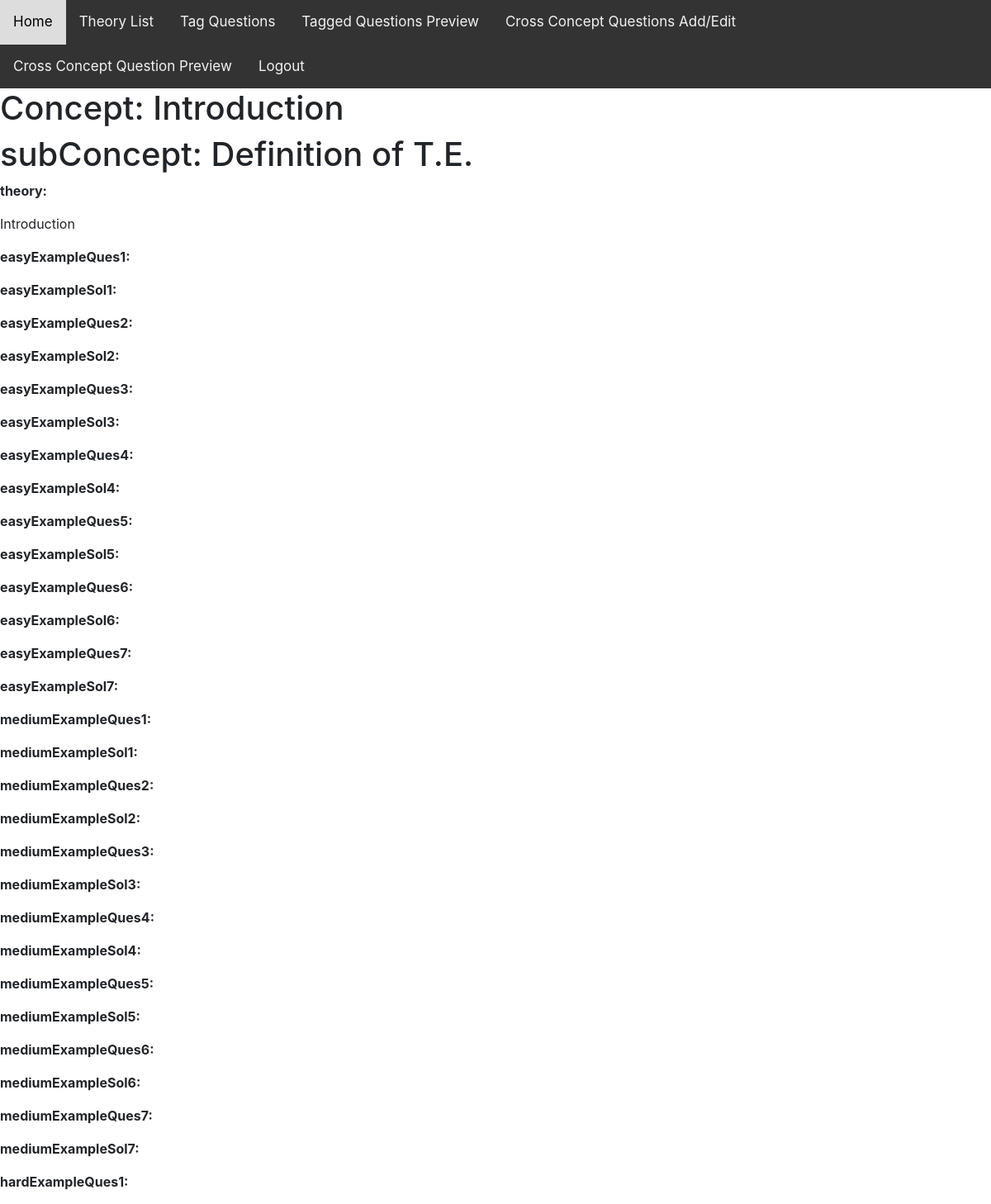
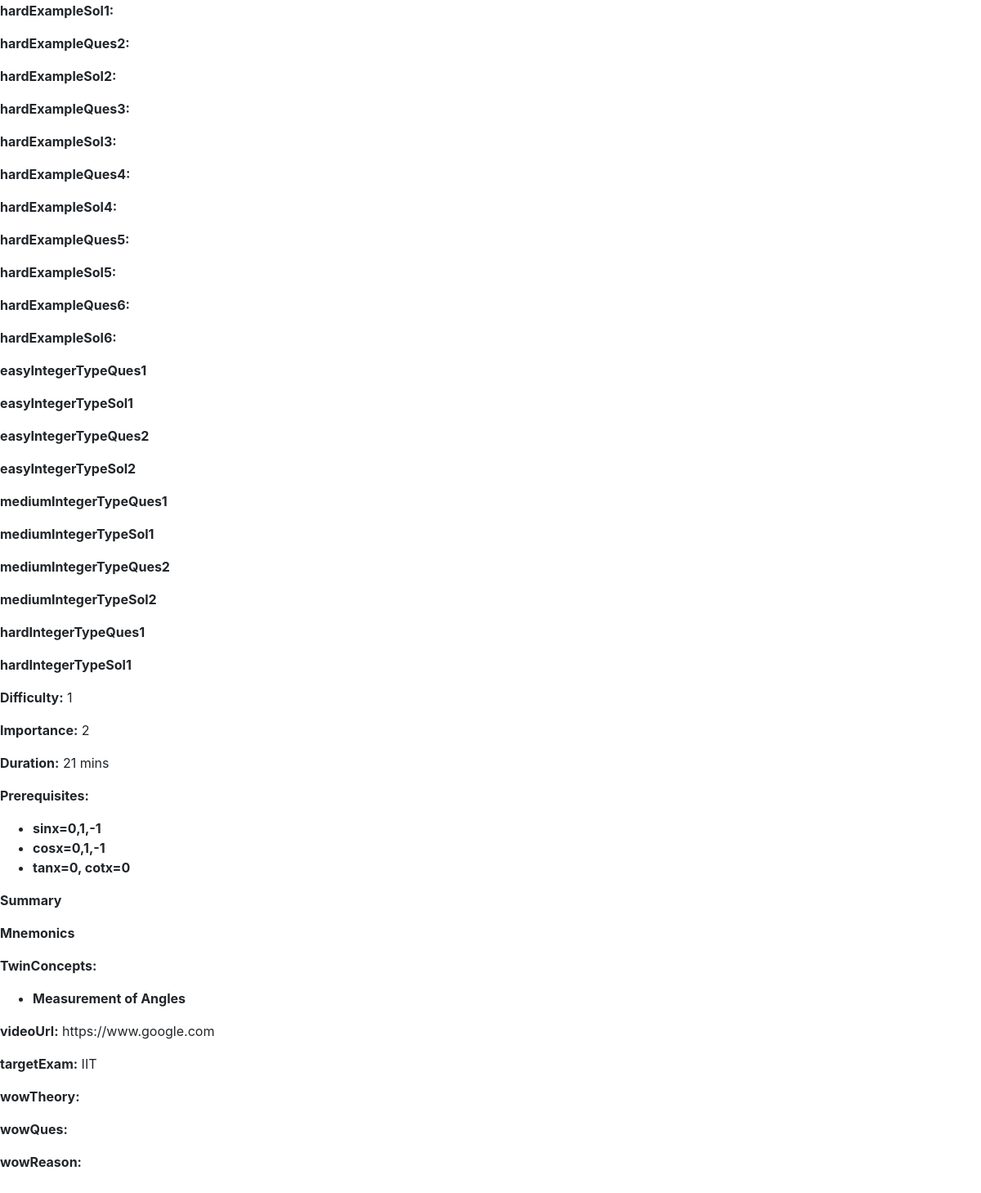
The page /theory/show/1 (signed in) on the database its author committed (2 pictures, top to bottom).
### theoryTag/models.py (models this page shows, shortened)
class Theory(models.Model):
    userId=models.IntegerField(blank=True,null=True)
    subConcept=models.ForeignKey(SubConcept,related_name="Theory",on_delete=models.CASCADE)
    theory = RichTextUploadingField(null=True, blank=True)
    easyExampleQues1=RichTextUploadingField(null=True, blank=True)
    easyExampleSol1=RichTextUploadingField(null=True, blank=True)
    easyExampleQues2=RichTextUploadingField(null=True, blank=True)
    easyExampleSol2=RichTextUploadingField(null=True, blank=True)
    easyExampleQues3=RichTextUploadingField(null=True, blank=True)
    easyExampleSol3=RichTextUploadingField(null=True, blank=True)
    easyExampleQues4=RichTextUploadingField(null=True, blank=True)
    easyExampleSol4=RichTextUploadingField(null=True, blank=True)
    easyExampleQues5=RichTextUploadingField(null=True, blank=True)
    easyExampleSol5=RichTextUploadingField(null=True, blank=True)
    easyExampleQues6=RichTextUploadingField(null=True, blank=True)
    easyExampleSol6=RichTextUploadingField(null=True, blank=True)
    easyExampleQues7=RichTextUploadingField(null=True, blank=True)
    easyExampleSol7=RichTextUploadingField(null=True, blank=True)
    mediumExampleQues1=RichTextUploadingField(null=True, blank=True)
    mediumExampleSol1=RichTextUploadingField(null=True, blank=True)
    mediumExampleQues2=RichTextUploadingField(null=True, blank=True)
    mediumExampleSol2=RichTextUploadingField(null=True, blank=True)
    mediumExampleQues3=RichTextUploadingField(null=True, blank=True)
    mediumExampleSol3=RichTextUploadingField(null=True, blank=True)
    mediumExampleQues4=RichTextUploadingField(null=True, blank=True)
    mediumExampleSol4=RichTextUploadingField(null=True, blank=True)
    mediumExampleQues5=RichTextUploadingField(null=True, blank=True)
    mediumExampleSol5=RichTextUploadingField(null=True, blank=True)
    mediumExampleQues6=RichTextUploadingField(null=True, blank=True)
    mediumExampleSol6=RichTextUploadingField(null=True, blank=True)
    mediumExampleQues7=RichTextUploadingField(null=True, blank=True)
    mediumExampleSol7=RichTextUploadingField(null=True, blank=True)
    hardExampleQues1=RichTextUploadingField(null=True, blank=True)
    hardExampleSol1=RichTextUploadingField(null=True, blank=True)
    hardExampleQues2=RichTextUploadingField(null=True, blank=True)
    hardExampleSol2=RichTextUploadingField(null=True, blank=True)
    hardExampleQues3=RichTextUploadingField(null=True, blank=True)
    hardExampleSol3=RichTextUploadingField(null=True, blank=True)
    hardExampleQues4=RichTextUploadingField(null=True, blank=True)
    hardExampleSol4=RichTextUploadingField(null=True, blank=True)
    hardExampleQues5=RichTextUploadingField(null=True, blank=True)
    hardExampleSol5=RichTextUploadingField(null=True, blank=True)
    hardExampleQues6=RichTextUploadingField(null=True, blank=True)
    hardExampleSol6=RichTextUploadingField(null=True, blank=True)
    easyIntegerTypeQues1=RichTextUploadingField(null=True, blank=True)
    easyIntegerTypeSol1=RichTextUploadingField(null=True, blank=True)
    easyIntegerTypeQues2=RichTextUploadingField(null=True, blank=True)
    easyIntegerTypeSol2=RichTextUploadingField(null=True, blank=True)
    mediumIntegerTypeQues1=RichTextUploadingField(null=True, blank=True)
    mediumIntegerTypeSol1=RichTextUploadingField(null=True, blank=True)
    mediumIntegerTypeQues2=RichTextUploadingField(null=True, blank=True)
    mediumIntegerTypeSol2=RichTextUploadingField(null=True, blank=True)
    hardIntegerTypeQues1=RichTextUploadingField(null=True, blank=True)
    hardIntegerTypeSol1=RichTextUploadingField(null=True, blank=True)
    difficulty=models.IntegerField(null=False,choices=DIFFICULTY_CHOICES,default=1)
    importance=models.IntegerField(null=False,choices=IMPORTANCE_CHOICES,default=1)
    duration=models.IntegerField(null=False)
    prerequisites=models.ManyToManyField(SubConcept,related_name="prerequisiteOf",blank=True)
    summary=RichTextUploadingField(null=True, blank=True)
    mnemonics=RichTextUploadingField(null=True, blank=True)
    twinConcepts=models.ManyToManyField(SubConcept,related_name="twinConceptOf",blank=True)
    videoUrl=models.URLField(max_length=200, null=False)
    targetExam=models.CharField(max_length=100,null=False,choices=TARGET_EXAM_CHOICES)
    wowTheory=RichTextUploadingField(blank=True)
    wowQues=RichTextUploadingField(blank=True)
    wowReason=RichTextUploadingField(blank=True)

class SubConcept(models.Model):
    name = models.CharField(max_length=100)
    concept = models.ForeignKey(Concept,related_name="subConcepts",on_delete=models.CASCADE)
    class Meta:
        unique_together=('name','concept')

class Concept(models.Model):
    name = models.CharField(max_length=100)
    chapter = models.ForeignKey(Chapter,related_name="concepts",on_delete=models.CASCADE)
    class Meta:
        unique_together=('name','chapter')

### theoryTag/views.py (the view)
# urls.py: path('show/<int:pk>', login_required(views.TheoryDetailView.as_view()), name='theory-details'),
class TheoryDetailView(DetailView):
    def get(self,request, *args, **kwargs):
        if not request.user.can_see_theory:
            return render(request,"theoryTag/401.html")
        return super().get(request, *args, **kwargs)
    model = Theory

### templates/theoryTag/theory_detail.html (shortened to what this page needs)
{% extends "layout.html" %}
{% block content %}
  <h1>Concept: {{ theory.subConcept.concept.name }}</h1>
    <h1>subConcept: {{theory.subConcept.name}}</h1>
  <p><strong>theory:</strong> {{ theory.theory | safe }}</p>
  <p><strong>easyExampleQues1:</strong> {{ theory.easyExampleQues1 | safe }}</p>
  <p><strong>easyExampleSol1:</strong> {{ theory.easyExampleSol1 | safe }}</p>
  <p><strong>easyExampleQues2:</strong> {{ theory.easyExampleQues2 | safe }}</p>
  <p><strong>easyExampleSol2:</strong> {{ theory.easyExampleSol2 | safe }}</p>
  <p><strong>easyExampleQues3:</strong> {{ theory.easyExampleQues3 | safe }}</p>
  <p><strong>easyExampleSol3:</strong> {{ theory.easyExampleSol3 | safe }}</p>
  <p><strong>easyExampleQues4:</strong> {{ theory.easyExampleQues4 | safe }}</p>
  <p><strong>easyExampleSol4:</strong> {{ theory.easyExampleSol4 | safe }}</p>
  <p><strong>easyExampleQues5:</strong> {{ theory.easyExampleQues5 | safe }}</p>
  <p><strong>easyExampleSol5:</strong> {{ theory.easyExampleSol5 | safe }}</p>
  <p><strong>easyExampleQues6:</strong> {{ theory.easyExampleQues6 | safe }}</p>
  <p><strong>easyExampleSol6:</strong> {{ theory.easyExampleSol6 | safe }}</p>
  <p><strong>easyExampleQues7:</strong> {{ theory.easyExampleQues7 | safe }}</p>
  <p><strong>easyExampleSol7:</strong> {{ theory.easyExampleSol7 | safe }}</p>
  <p><strong>mediumExampleQues1:</strong> {{ theory.mediumExampleQues1 | safe }}</p>
  <p><strong>mediumExampleSol1:</strong> {{ theory.mediumExampleSol1 | safe }}</p>
  <p><strong>mediumExampleQues2:</strong> {{ theory.mediumExampleQues2 | safe }}</p>
  <p><strong>mediumExampleSol2:</strong> {{ theory.mediumExampleSol2 | safe }}</p>
  <p><strong>mediumExampleQues3:</strong> {{ theory.mediumExampleQues3 | safe }}</p>
  <p><strong>mediumExampleSol3:</strong> {{ theory.mediumExampleSol3 | safe }}</p>
  <p><strong>mediumExampleQues4:</strong> {{ theory.mediumExampleQues4 | safe }}</p>
  <p><strong>mediumExampleSol4:</strong> {{ theory.mediumExampleSol4 | safe }}</p>
  <p><strong>mediumExampleQues5:</strong> {{ theory.mediumExampleQues5 | safe }}</p>
  <p><strong>mediumExampleSol5:</strong> {{ theory.mediumExampleSol5 | safe }}</p>
  <p><strong>mediumExampleQues6:</strong> {{ theory.mediumExampleQues6 | safe }}</p>
  <p><strong>mediumExampleSol6:</strong> {{ theory.mediumExampleSol6 | safe }}</p>
  <p><strong>mediumExampleQues7:</strong> {{ theory.mediumExampleQues7 | safe }}</p>
  <p><strong>mediumExampleSol7:</strong> {{ theory.mediumExampleSol7 | safe }}</p>
  <p><strong>hardExampleQues1:</strong> {{ theory.hardExampleQues1 | safe }}</p>
  <p><strong>hardExampleSol1:</strong> {{ theory.hardExampleSol1 | safe }}</p>
  <p><strong>hardExampleQues2:</strong> {{ theory.hardExampleQues2 | safe }}</p>
  <p><strong>hardExampleSol2:</strong> {{ theory.hardExampleSol2 | safe }}</p>
  <p><strong>hardExampleQues3:</strong> {{ theory.hardExampleQues3 | safe }}</p>
  <p><strong>hardExampleSol3:</strong> {{ theory.hardExampleSol3 | safe }}</p>
  <p><strong>hardExampleQues4:</strong> {{ theory.hardExampleQues4 | safe }}</p>
  <p><strong>hardExampleSol4:</strong> {{ theory.hardExampleSol4 | safe }}</p>
  <p><strong>hardExampleQues5:</strong> {{ theory.hardExampleQues5 | safe }}</p>
  <p><strong>hardExampleSol5:</strong> {{ theory.hardExampleSol5 | safe }}</p>
  <p><strong>hardExampleQues6:</strong> {{ theory.hardExampleQues6 | safe }}</p>
  <p><strong>hardExampleSol6:</strong> {{ theory.hardExampleSol6 | safe }}</p>
  <p><strong>easyIntegerTypeQues1</strong>{{ theory.easyIntegerTypeQues1 | safe}}</p>
  <p><strong>easyIntegerTypeSol1</strong>{{ theory.easyIntegerTypeSol1 | safe}}</p>
  <p><strong>easyIntegerTypeQues2</strong>{{ theory.easyIntegerTypeQues2 | safe}}</p>
  <p><strong>easyIntegerTypeSol2</strong>{{ theory.easyIntegerTypeSol2 | safe}}</p>
  <p><strong>mediumIntegerTypeQues1</strong>{{ theory.mediumIntegerTypeQues1 | safe}}</p>
  <p><strong>mediumIntegerTypeSol1</strong>{{ theory.mediumIntegerTypeSol1 | safe}}</p>
  <p><strong>mediumIntegerTypeQues2</strong>{{ theory.mediumIntegerTypeQues2 | safe}}</p>
  <p><strong>mediumIntegerTypeSol2</strong>{{ theory.mediumIntegerTypeSol2 | safe}}</p>
  <p><strong>hardIntegerTypeQues1</strong>{{ theory.hardIntegerTypeQues1 | safe}}</p>
  <p><strong>hardIntegerTypeSol1</strong>{{ theory.hardIntegerTypeSol1 | safe}}</p>
  <p><strong>Difficulty:</strong> {{ theory.difficulty }}</p>
  <p><strong>Importance:</strong> {{ theory.importance }}</p>
  <p><strong>Duration:</strong> {{ theory.duration }} mins</p>
  <p><strong>Prerequisites:
    <ul>
      {% for subConcept in theory.prerequisites.all %}
      <li>{{subConcept.name}}</li>
      {% endfor %}
    </ul>
  </strong></p>
  <p><strong>Summary</strong>    {{theory.summary | safe}} </p>
  <p><strong>Mnemonics</strong>    {{theory.mnemonics | safe}} </p>
  <p><strong>TwinConcepts:
    <ul>
      {% for twinConcept in theory.twinConcepts.all %}
      <li>{{twinConcept.name}}</li>
      {% endfor %}
    </ul>
  </strong></p>
  <p><strong>videoUrl:</strong> {{ theory.videoUrl | safe }}</p>
  <p><strong>targetExam:</strong> {{ theory.targetExam | safe }}</p>
  <p><strong>wowTheory:</strong> {{ theory.wowTheory | safe }}</p>
  <p><strong>wowQues:</strong> {{ theory.wowQues | safe }}</p>
  <p><strong>wowReason:</strong> {{ theory.wowReason | safe }}</p>
{% endblock %}

### rows shown on the page
Theory: subConcept.concept.name "Introduction", subConcept.name "Definition of T.E.", theory "Introduction", difficulty "1", importance "2", duration "21", videoUrl "https://www.google.com", targetExam "IIT"
SubConcept: name "sinx=0,1,-1"
SubConcept: name "cosx=0,1,-1"
SubConcept: name "tanx=0, cotx=0"
SubConcept: name "Measurement of Angles"
